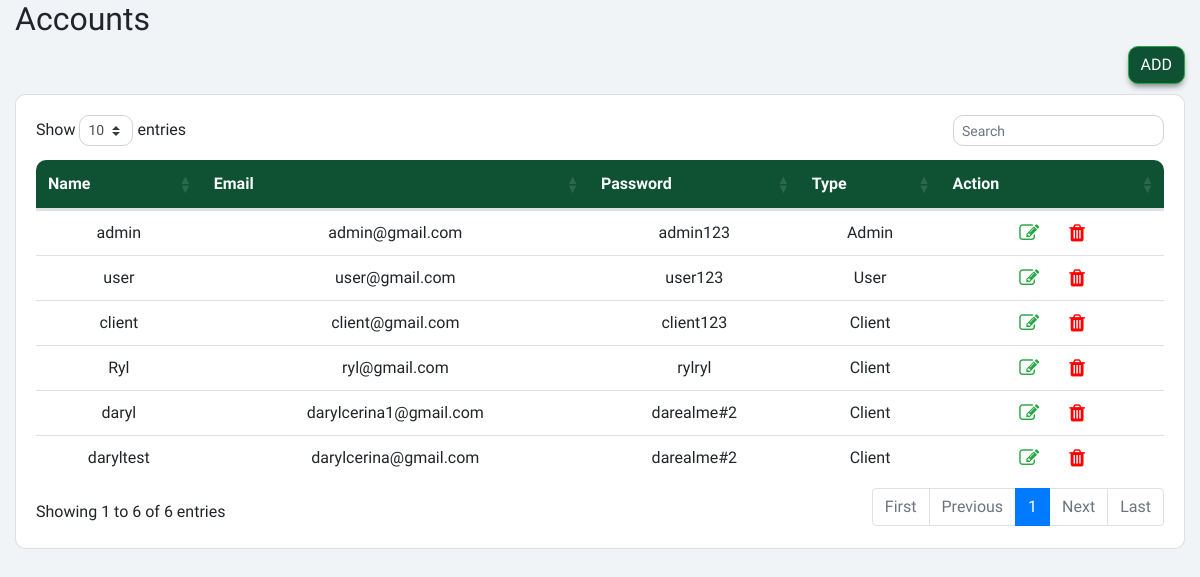
/components/pages/staff.php, run on an earlier commit of the app's database.
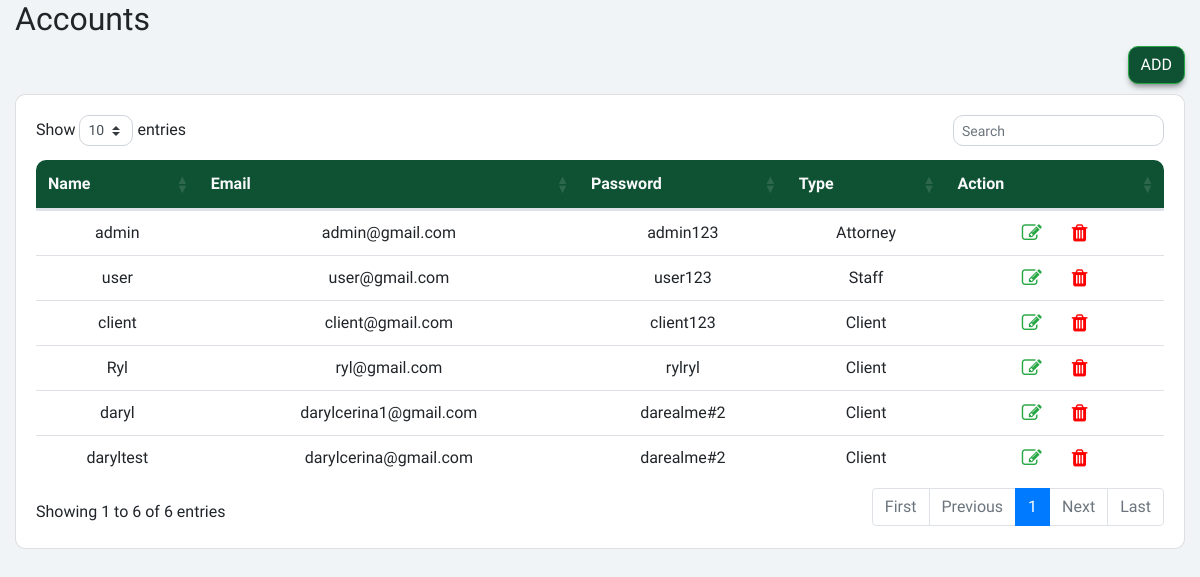
And on a later commit of the database.
### tables this page shows
CREATE TABLE `accounts` (
  `id` int(11) NOT NULL,
  `name` varchar(99) NOT NULL,
  `email` varchar(99) NOT NULL,
  `password` varchar(99) NOT NULL,
  `usertype` varchar(99) NOT NULL
);

### functions/functions.php (called while the page is built, shortened)
<?php
    function selectAllData($conn, $table){
        $sql = "SELECT * FROM `$table`";
        $stmt = mysqli_prepare($conn, $sql);
        mysqli_stmt_execute($stmt);
        $result = mysqli_stmt_get_result($stmt);
        return mysqli_fetch_all($result, MYSQLI_ASSOC);
    }

### components/pages/staff.php (the view, shortened to what this page needs)
<!DOCTYPE html>
<html lang="en">
<head>
    <link rel="stylesheet" href="https://stackpath.bootstrapcdn.com/bootstrap/4.2.1/css/bootstrap.min.css">
    <link rel="stylesheet" href="https://cdn.datatables.net/1.10.18/css/dataTables.bootstrap4.min.css">
    <link rel="stylesheet" href="https://cdnjs.cloudflare.com/ajax/libs/font-awesome/4.7.0/css/font-awesome.min.css" />
    <link rel="stylesheet" href="../../customcss/custom.css"/>
</head>
<body class="generalbg">
    <div class="container-fluid">
    <h2 class="text-start text-md-start">Accounts</h2>
    <div style="text-align:right;">
        <button type="button" class="btn btn-success sideback radiusb shadowbottom" data-toggle="modal" data-target="#adduser">
            ADD
        </button>
    </div>
        <div class="card" style="margin-top: 10px;">
            <div class="card-body">
    <div class="table-responsive">
                <table id="datatableid" class="table w-100">
                    <thead>
                        <tr class="text-center sideback text-light">
                            <th scope="col" class="tablestart">Name</th>
                            <th scope="col">Email </th>
                            <th scope="col">Password</th>
                            <th scope="col">Type</th>
                            <th scope="col" class="tableend">Action</th>
                        </tr>
                    </thead>
                    <tbody>
                    <?php
                       require_once("../../database/databasecon.php");
                       require_once("../../functions/functions.php");
                        $result = selectAllData($conn, 'accounts');
                       if($result)
                            {
                                foreach($result as $row)
                                {
                    ?>
                        <tr class="text-center">
                            <td>
                                <?php echo $row['name']; ?>
                            </td>
                            <td>
                                <?php echo $row['email']; ?>
                            </td>
                            <td>
                                <?php echo $row['password']; ?>
                            </td>
                            <td>
                                <?php echo $row['usertype']; ?>
                            </td>
                            <td>
                            <button type="button" class="btn editbtn"><i class="fa fa-edit"></i></button>
                                 <button type="button" class="btn deletebtn"><i class="fa fa-trash"></i></button>
                            </td>
                        </tr>
                        <?php
                                 }
                            }
                            else
                                echo "No Record Found";
                        ?>
                    </tbody>
                </table>
            </div>
            </div>
        </div>
    </div>
</body>
</html>

What changed in the data, as far as the page shows it:
changed accounts "admin": usertype "Admin" → "Attorney"
changed accounts "user": usertype "User" → "Staff"
